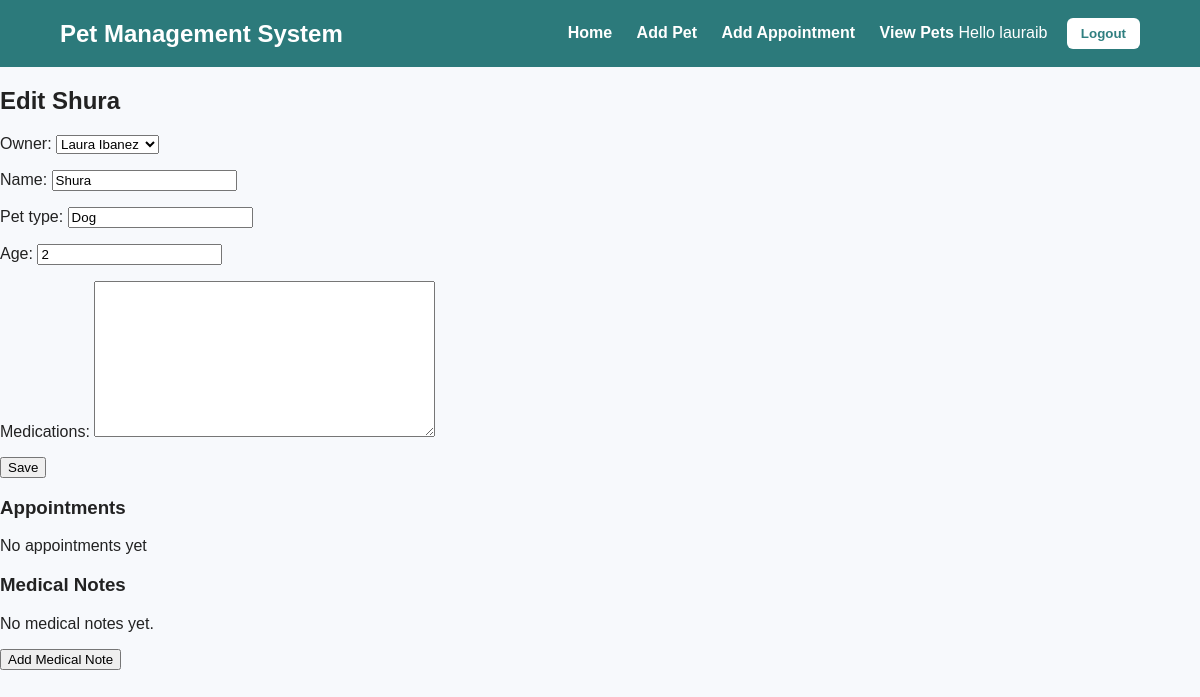
/pets/5/edit/ (signed in), run on the app's committed database.
### pets/models.py (models this page shows, shortened)
class Pet(models.Model):
    owner = models.ForeignKey(Owner, on_delete=models.CASCADE, related_name="pets")
    name = models.CharField(max_length=100)
    pet_type = models.CharField(max_length=50)
    age = models.IntegerField()
    medications = models.TextField(blank=True, null=True)

### pets/views.py (the view)
# urls.py: path("pets/<int:id>/edit/", views.edit_pet, name="edit_pet"),
@login_required
def edit_pet(request, id):
    pet = get_object_or_404(Pet, id=id)
    if request.method == "POST":
        form = PetForm(request.POST, instance=pet)
        if form.is_valid():
            form.save()
            return redirect("pet_list")
    else:
        form = PetForm(instance=pet)
    appointments = pet.appointments.all()
    return render(request, "pets/pet_form.html", {
        "form": form,
        "pet": pet,
        "appointments": appointments
    })

### pets/pet_form.py
class PetForm(forms.ModelForm):
    class Meta:
        model = Pet
        fields = ['owner', 'name', 'pet_type', 'age', 'medications']

### pets/models.py (called while the page is built)
    def __str__(self):
        return f"{self.first_name} {self.last_name}"

### pets/templates/pets/pet_form.html (shortened to what this page needs)
{% extends 'pets/base.html' %}
{% block content %}
<h2>
    {% if pet %}
        Edit {{ pet.name }}
    {% else %}
        Add a Pet
    {% endif %}
</h2>
<form method="POST">
    {{ form.as_p }}
    <button type="submit">Save</button>
</form>
<h3>Appointments</h3>
{% for appt in appointments %}
    <div>
        {{ appt.date }} {{ appt.time }}
        <br>
        {{ appt.reason }}
        <form method="POST" action="{% url 'delete_appointment' appt.id %}">
            {% csrf_token %}
            <button type="submit" class="btn-delete">🗑</button>
        </form>
    </div>
{% empty %}
    <p>No appointments yet</p>
{% endfor %}
<h3>Medical Notes</h3>
{% for note in pet.notes.all %}
    <div style="margin-bottom: 15px;">
        <p><strong>Date:</strong> {{ note.date }}</p>
        <p>{{ note.note }}</p>
    </div>
{% empty %}
    <p>No medical notes yet.</p>
{% endfor %}
<a href="{% url 'medical_notes' %}?pet_id={{ pet.id }}">
    <button type="button">Add Medical Note</button>
</a>
{% endblock %}

### pets/templates/pets/base.html (shortened to what this page needs)
{% load static %}
<!DOCTYPE html>
<html>
<head>
    <link rel="stylesheet" href="{% static 'pets/css/style.css' %}">
</head>
<body>
    <nav class="navbar">
        <h1>Pet Management System</h1>
        <div>
            <a href="{% url 'home' %}">Home</a>
            <a href="{% url 'add_pet' %}">Add Pet</a>
            <a href="{% url 'add_appointment' %}">Add Appointment</a>
            <a href="{% url 'pet_list' %}">View Pets</a>
            {% if user.is_authenticated %}
                <span style="margin-right: 15px;">Hello {{ user.username }}</span>
                <form method="post" action="{% url 'logout' %}" style="display:inline;">
                    <button type="submit"
                    style="background:white;
                    color:#2f7f80;
                    border:none;
                    padding:8px 14px;
                    border-radius:6px;
                    font-weight:bold;
                    cursor:pointer;">
                        Logout
                    </button>
                </form>
            {% else %}
                <a href="{% url 'login' %}">Login</a>
            {% endif %}
        </div>
    </nav>
    <div class="container">
        {% block content %}
        {% endblock %}
    </div>
</body>
</html>

### pets/static/pets/css/style.css (style rules this page uses)
body { margin: 0; font-family: Arial, sans-serif; background-color: #f7f9fc; color: #222; }
.navbar { background-color: #2c7a7b; color: white; padding: 18px 40px; display: flex; justify-content: space-between; align-items: center; }
.navbar h1 { margin: 0; font-size: 24px; }
.navbar a { color: white; text-decoration: none; margin-left: 20px; font-weight: bold; }
.navbar { background-color: #2c7a7b; color: white; padding: 18px 60px; display: flex; justify-content: space-between; align-items: center; }

### data on the page
Pet: name "Shura", owner "Laura Ibanez", pet_type "Dog", age "2"

### other printed values
{{ user.username }} "lauraib"
